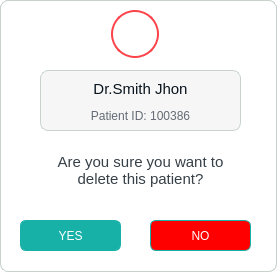
<?xml version="1.0" encoding="UTF-8"?>
<ui version="4.0">
 <class>msgdialogyes</class>
 <widget class="QDialog" name="msgdialogyes">
  <property name="geometry">
   <rect>
    <x>0</x>
    <y>0</y>
    <width>277</width>
    <height>272</height>
   </rect>
  </property>
  <property name="windowTitle">
   <string>Dialog</string>
  </property>
  <property name="styleSheet">
   <string notr="true">background-color: rgb(255, 255, 255);
border-radius: 8px;
border: 1px solid #C8D3CC;</string>
  </property>
  <widget class="QFrame" name="frame_2">
   <property name="geometry">
    <rect>
     <x>0</x>
     <y>0</y>
     <width>277</width>
     <height>272</height>
    </rect>
   </property>
   <property name="styleSheet">
    <string notr="true"/>
   </property>
   <property name="frameShape">
    <enum>QFrame::Shape::StyledPanel</enum>
   </property>
   <property name="frameShadow">
    <enum>QFrame::Shadow::Raised</enum>
   </property>
   <widget class="QFrame" name="frame">
    <property name="geometry">
     <rect>
      <x>40</x>
      <y>70</y>
      <width>201</width>
      <height>61</height>
     </rect>
    </property>
    <property name="styleSheet">
     <string notr="true">background-color: rgb(245, 246, 245);</string>
    </property>
    <property name="frameShape">
     <enum>QFrame::Shape::StyledPanel</enum>
    </property>
    <property name="frameShadow">
     <enum>QFrame::Shadow::Raised</enum>
    </property>
    <widget class="QLabel" name="label_3">
     <property name="geometry">
      <rect>
       <x>10</x>
       <y>4</y>
       <width>181</width>
       <height>31</height>
      </rect>
     </property>
     <property name="font">
      <font>
       <family>Ubuntu</family>
       <pointsize>11</pointsize>
      </font>
     </property>
     <property name="styleSheet">
      <string notr="true">background-color: transparent;
border:0px;
color:#0A141E;

</string>
     </property>
     <property name="text">
      <string>Dr.Smith Jhon</string>
     </property>
     <property name="textFormat">
      <enum>Qt::TextFormat::RichText</enum>
     </property>
     <property name="alignment">
      <set>Qt::AlignmentFlag::AlignCenter</set>
     </property>
    </widget>
    <widget class="QLabel" name="label_4">
     <property name="geometry">
      <rect>
       <x>10</x>
       <y>36</y>
       <width>181</width>
       <height>20</height>
      </rect>
     </property>
     <property name="styleSheet">
      <string notr="true">border-color: transparent;
border-radius: 0px;
color: rgb(100, 107, 116);</string>
     </property>
     <property name="text">
      <string>Patient ID: 100386</string>
     </property>
     <property name="alignment">
      <set>Qt::AlignmentFlag::AlignCenter</set>
     </property>
    </widget>
   </widget>
   <widget class="QLabel" name="label_2">
    <property name="geometry">
     <rect>
      <x>40</x>
      <y>140</y>
      <width>201</width>
      <height>61</height>
     </rect>
    </property>
    <property name="font">
     <font>
      <family>Ubuntu</family>
      <pointsize>11</pointsize>
     </font>
    </property>
    <property name="styleSheet">
     <string notr="true">background-color: transparent;
border:0px;
color: rgb(55, 64, 71);
</string>
    </property>
    <property name="text">
     <string>Are you sure you want to delete this patient?</string>
    </property>
    <property name="textFormat">
     <enum>Qt::TextFormat::RichText</enum>
    </property>
    <property name="scaledContents">
     <bool>false</bool>
    </property>
    <property name="alignment">
     <set>Qt::AlignmentFlag::AlignCenter</set>
    </property>
    <property name="wordWrap">
     <bool>true</bool>
    </property>
   </widget>
   <widget class="QLabel" name="label">
    <property name="geometry">
     <rect>
      <x>111</x>
      <y>10</y>
      <width>48</width>
      <height>48</height>
     </rect>
    </property>
    <property name="styleSheet">
     <string notr="true">border: 2px solid #FC4349;
border-radius:24px;</string>
    </property>
    <property name="text">
     <string/>
    </property>
    <property name="pixmap">
     <pixmap resource="myresource.qrc">:/new/prefix_msgdialogok/image/delete-2.png</pixmap>
    </property>
    <property name="alignment">
     <set>Qt::AlignmentFlag::AlignCenter</set>
    </property>
   </widget>
   <widget class="QPushButton" name="btn_yes">
    <property name="geometry">
     <rect>
      <x>20</x>
      <y>220</y>
      <width>101</width>
      <height>31</height>
     </rect>
    </property>
    <property name="styleSheet">
     <string notr="true">border-radius:6px;
background-color: #18B1A8;
border-color: rgb(24, 177, 168);
color: rgb(255, 255, 255);</string>
    </property>
    <property name="text">
     <string>YES</string>
    </property>
   </widget>
   <widget class="QPushButton" name="btn_no">
    <property name="geometry">
     <rect>
      <x>150</x>
      <y>220</y>
      <width>101</width>
      <height>31</height>
     </rect>
    </property>
    <property name="styleSheet">
     <string notr="true">border-radius:6px;
background-color: red;
border-color: rgb(24, 177, 168);
color: rgb(255, 255, 255);</string>
    </property>
    <property name="text">
     <string>NO</string>
    </property>
   </widget>
  </widget>
 </widget>
 <resources>
  <include location="myresource.qrc"/>
 </resources>
 <connections/>
</ui>
